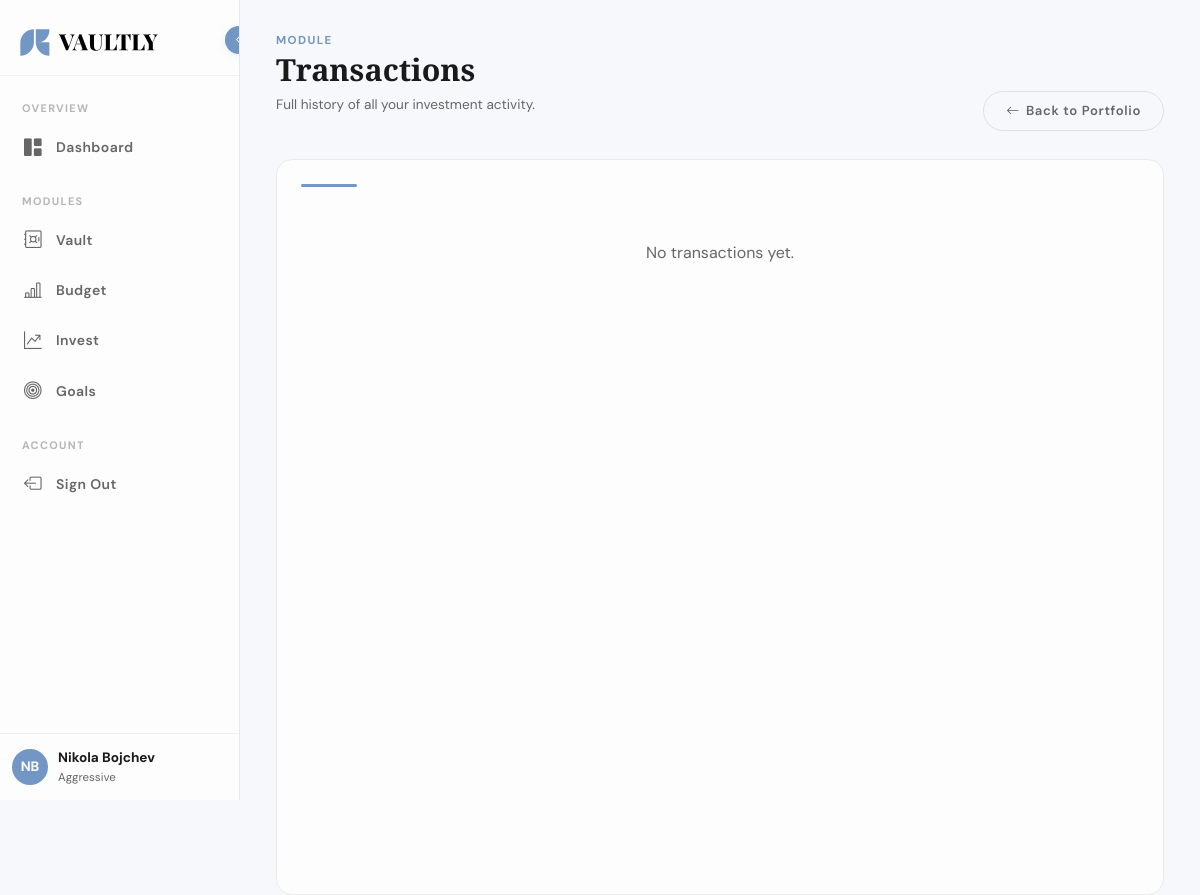
The page /invest/transactions/ (signed in) on the database as committed earlier.
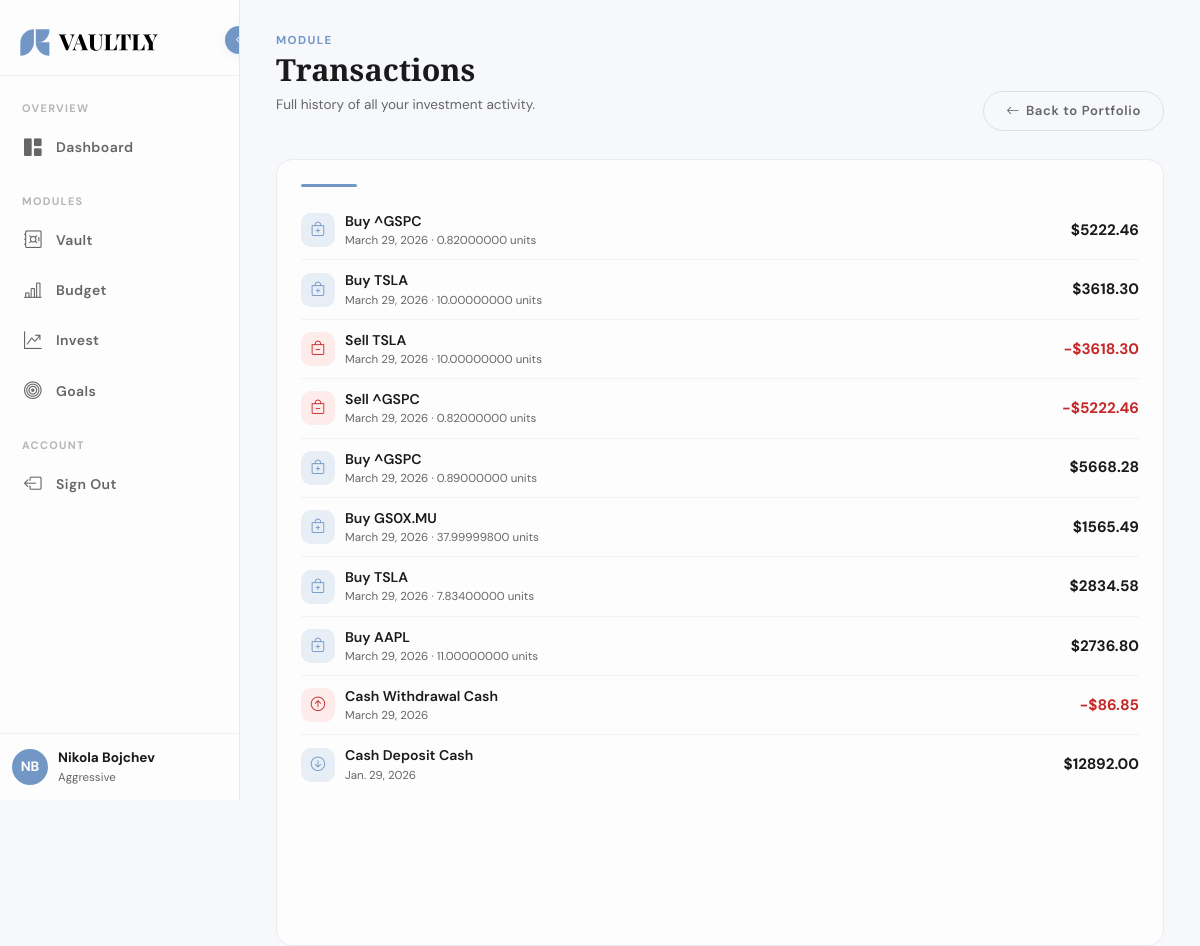
The same page on the database as committed later.
### users/models.py (models this page shows, shortened)
class CustomUser(AbstractUser):
    email = models.EmailField(unique=True)

class UserProfile(BaseModel):
    class RiskTolerance(models.TextChoices):
        CONSERVATIVE = 'conservative', 'Conservative'
        MODERATE     = 'moderate',     'Moderate'
        AGGRESSIVE   = 'aggressive',   'Aggressive'
    RISK_DEFAULTS = {
        'conservative': Decimal('10.00'),
        'moderate':     Decimal('20.00'),
        'aggressive':   Decimal('30.00'),
    }
    user = models.OneToOneField(
        settings.AUTH_USER_MODEL,
        on_delete=models.CASCADE,
        related_name='profile'
    )
    risk_tolerance = models.CharField(
        max_length=20,
        choices=RiskTolerance.choices,
        default=RiskTolerance.MODERATE
    )
    custom_invest_percentage = models.DecimalField(
        max_digits=5,
        decimal_places=2,
        null=True,
        blank=True,
        help_text="Overrides risk tolerance suggestion. Leave blank to use default."
    )

### invest/models.py (models this page shows, shortened)
class Transaction(BaseModel):
    class TransactionType(models.TextChoices):
        BUY      = 'buy',      'Buy'
        SELL     = 'sell',     'Sell'
        DEPOSIT  = 'deposit',  'Cash Deposit'
        WITHDRAW = 'withdraw', 'Cash Withdrawal'
    portfolio        = models.ForeignKey(Portfolio, on_delete=models.CASCADE, related_name='transactions')
    security         = models.ForeignKey(Security, on_delete=models.PROTECT, null=True, blank=True)
    transaction_type = models.CharField(max_length=10, choices=TransactionType.choices)
    quantity         = models.DecimalField(max_digits=18, decimal_places=8, null=True, blank=True)
    price            = models.DecimalField(max_digits=14, decimal_places=4, null=True, blank=True)
    fees             = models.DecimalField(max_digits=8, decimal_places=2, default=0)
    date             = models.DateField()
    notes            = models.TextField(blank=True)
    from_budget      = models.BooleanField(default=False)
    @property
    def total_value(self):
        if self.transaction_type in ['deposit', 'withdraw']:
            return self.price or Decimal('0')
        if self.quantity is None or self.price is None:
            return Decimal('0')
        return (self.quantity * self.price) + self.fees

class Security(BaseModel):
    class AssetType(models.TextChoices):
        STOCK           = 'stock',           'Stock'
        BOND            = 'bond',            'Bond'
        INVESTMENT_FUND = 'investment_fund', 'Investment Fund'
        PENSION_FUND    = 'pension_fund',    'Pension Fund'
        CRYPTO          = 'crypto',          'Crypto'
        BANK_DEPOSIT    = 'bank_deposit',    'Bank Deposit'
    ticker     = models.CharField(max_length=30, blank=True)
    name       = models.CharField(max_length=200)
    asset_type = models.CharField(max_length=20, choices=AssetType.choices)
    exchange   = models.CharField(max_length=50, blank=True)
    current_price = models.DecimalField(max_digits=14, decimal_places=4, default=0)
    requires_manual_tracking = models.BooleanField(default=False)
    interest_rate = models.DecimalField(max_digits=7, decimal_places=4, null=True, blank=True)
    maturity_date = models.DateField(null=True, blank=True)

### invest/views.py (the view)
# urls.py: path('transactions/',                     views.transactions,      name='transactions'),
@login_required
def transactions(request):
    portfolio = get_object_or_404(Portfolio, user=request.user)
    txs = Transaction.objects.filter(portfolio=portfolio).select_related('security').order_by('-date')
    return render(request, 'invest/transactions.html', {'transactions': txs})

### templates/invest/transactions.html (shortened to what this page needs)
<!DOCTYPE html>
<html lang="en">
<head>
  <link href="https://cdn.jsdelivr.net/npm/bootstrap@5.3.8/dist/css/bootstrap.min.css" rel="stylesheet">
  <link href="https://cdn.jsdelivr.net/npm/bootstrap-icons@1.11.3/font/bootstrap-icons.min.css" rel="stylesheet">
  <link rel="stylesheet" href="../../static/css/app.css">
</head>
<body>
<div class="app-shell">
  <aside class="sidebar" id="sidebar">
    <button class="sidebar-toggle" onclick="toggleSidebar()" title="Collapse sidebar">
      <i class="bi bi-chevron-left"></i>
    </button>
    <div class="sidebar-logo-wrap">
      <img src="../../static/img/logo.svg" alt="Vaultly" class="sidebar-logo" id="sidebar-logo">
    </div>
    <ul class="sidebar-nav">
      <li class="sidebar-section-label">OVERVIEW</li>
      <li class="sidebar-nav-item">
        <a href="{% url 'dashboard' %}">
          <i class="bi bi-grid-1x2-fill nav-icon"></i>
          <span class="nav-label">Dashboard</span>
        </a>
      </li>
      <li class="sidebar-section-label" style="margin-top:10px;">MODULES</li>
      <li class="sidebar-nav-item">
        <a href="{% url 'vault:index' %}">
          <i class="bi bi-safe nav-icon"></i>
          <span class="nav-label">Vault</span>
        </a>
      </li>
      <li class="sidebar-nav-item">
        <a href="{% url 'budget:index' %}">
          <i class="bi bi-bar-chart-line nav-icon"></i>
          <span class="nav-label">Budget</span>
        </a>
      </li>
      <li class="sidebar-nav-item active">
        <a href="{% url 'invest:index' %}">
          <i class="bi bi-graph-up-arrow nav-icon"></i>
          <span class="nav-label">Invest</span>
        </a>
      </li>
      <li class="sidebar-nav-item">
        <a href="{% url 'goals:index' %}">
          <i class="bi bi-bullseye nav-icon"></i>
          <span class="nav-label">Goals</span>
        </a>
      </li>
      <li class="sidebar-section-label" style="margin-top:10px;">ACCOUNT</li>
      <li class="sidebar-nav-item">
        <a href="#" onclick="event.preventDefault();document.getElementById('logout-form').submit();">
          <i class="bi bi-box-arrow-left nav-icon"></i>
          <span class="nav-label">Sign Out</span>
        </a>
      </li>
    </ul>
    <div class="sidebar-user">
      <div class="sidebar-user-avatar">
        {{ user.first_name|first|upper }}{{ user.last_name|first|upper }}
      </div>
      <div class="sidebar-user-info">
        <div class="sidebar-user-name">{{ user.get_full_name }}</div>
        <div class="sidebar-user-role">{{ user.profile.get_risk_tolerance_display }}</div>
      </div>
    </div>
  </aside>
  <main class="main-content">
    <div class="page-header">
      <div class="page-header-left">
        <div class="page-eyebrow">Module</div>
        <h1>Transactions</h1>
        <p>Full history of all your investment activity.</p>
      </div>
      <a href="{% url 'invest:index' %}" class="btn-ghost-vaultly">
        <i class="bi bi-arrow-left"></i> Back to Portfolio
      </a>
    </div>
    <div class="widget">
      <div class="vaultly-sep"></div>
      {% for tx in transactions %}
      <div class="account-row">
        <div class="account-row-left">
          <div class="account-icon"
               style="{% if tx.transaction_type == 'buy' or tx.transaction_type == 'deposit' %}background:var(--blue-dim);color:var(--blue);{% else %}background:#fdecea;color:#c62828;{% endif %}">
            <i class="bi {% if tx.transaction_type == 'buy' %}bi-bag-plus{% elif tx.transaction_type == 'sell' %}bi-bag-dash{% elif tx.transaction_type == 'deposit' %}bi-arrow-down-circle{% else %}bi-arrow-up-circle{% endif %}"></i>
          </div>
          <div>
            <div class="account-name">
              {{ tx.get_transaction_type_display }} {% if tx.security %}{{ tx.security.ticker }}{% else %}Cash{% endif %}
            </div>
            <div class="account-type">
              {{ tx.date }}
              {% if tx.quantity %} · {{ tx.quantity }} units{% endif %}
            </div>
          </div>
        </div>
        <div class="account-balance {% if tx.transaction_type == 'sell' or tx.transaction_type == 'withdraw' %}negative{% endif %}">
          {% if tx.transaction_type == 'sell' or tx.transaction_type == 'withdraw' %}−{% endif %}${{ tx.total_value|floatformat:2 }}
        </div>
      </div>
      {% empty %}
      <p style="text-align:center; padding:40px 0; color:var(--text-muted);">No transactions yet.</p>
      {% endfor %}
    </div>
  </main>
</div>
</body>
</html>

Rows that differ between the two databases and show on the page:
added Transaction: transaction_type "Buy", security.ticker "^GSPC", date "March 29, 2026", quantity "0.82000000", total_value "5222.46"
added Transaction: transaction_type "Buy", security.ticker "TSLA", date "March 29, 2026", quantity "10.00000000", total_value "3618.30"
added Transaction: transaction_type "Sell", security.ticker "TSLA", date "March 29, 2026", quantity "10.00000000", total_value "3618.30"
added Transaction: transaction_type "Sell", security.ticker "^GSPC", date "March 29, 2026", quantity "0.82000000", total_value "5222.46"
added Transaction: transaction_type "Buy", security.ticker "^GSPC", date "March 29, 2026", quantity "0.89000000", total_value "5668.28"
added Transaction: transaction_type "Buy", security.ticker "GS0X.MU", date "March 29, 2026", quantity "37.99999800", total_value "1565.49"
added Transaction: transaction_type "Buy", security.ticker "TSLA", date "March 29, 2026", quantity "7.83400000", total_value "2834.58"
added Transaction: transaction_type "Buy", security.ticker "AAPL", date "March 29, 2026", quantity "11.00000000", total_value "2736.80"
added Transaction: transaction_type "Cash Withdrawal", date "March 29, 2026", total_value "86.85"
added Transaction: transaction_type "Cash Deposit", date "Jan. 29, 2026", total_value "12892.00"
Other text that changed with them:
text no longer shown: "No transactions yet."
